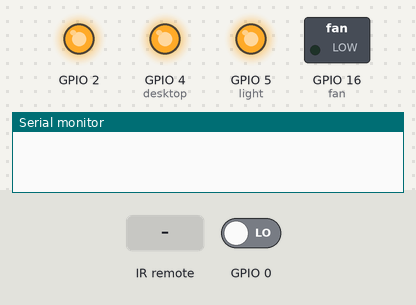
Simulated run of this sketch. Board: ESP8266 (NodeMCU). Shown: switched loads named in the sketch (green lamp = pin HIGH), output pins drawn as LEDs (lit = HIGH), the last lines printed to the serial monitor. The inputs (shaded band) are chosen by the test bench; at power-on: GPIO 0 LOW.

Above: at 2.7 s.
2.8 s: infrared code 0xFFE21D received
At 4.1 s:
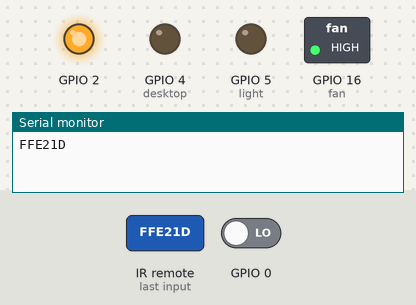
4.8 s: GPIO 0 driven HIGH
At 5.2 s:
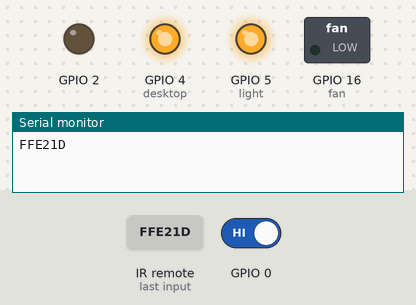
At 12.0 s:
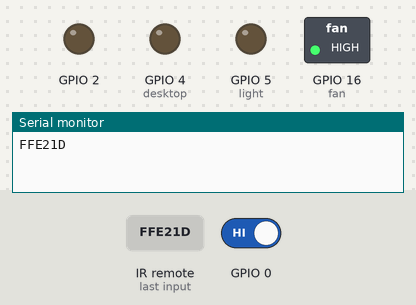
Timing chart, 0 to 12.3 s (numbered marks = the images above; inputs shaded):
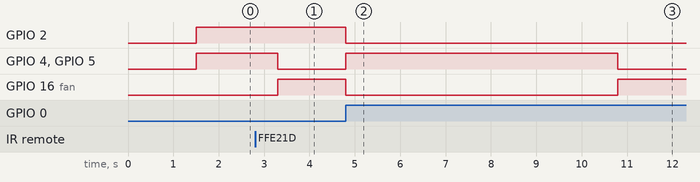

The sketch:

WiRoom.ino
```cpp
#include <IRrecv.h>
#include <IRremoteESP8266.h>
#include <IRutils.h>

uint16_t PIN = 14;
const int light = 5;
const int desktop = 4;
const int fan = 16;
bool state = true;
int timer = 0;
bool frez = false;

IRrecv irrecv (PIN);
decode_results code;

void setup() {
  irrecv.enableIRIn();
  Serial.begin(115200);
  pinMode (0, INPUT);
  pinMode (2, OUTPUT);
  pinMode (light, OUTPUT);
  pinMode (desktop, OUTPUT);
  pinMode (fan, OUTPUT);
  delay(1500);


}

void loop() {

  digitalWrite(2, HIGH);

  if (irrecv.decode(&code)){
    serialPrintUint64(code.value, HEX);
    Serial.println(" ");

    if (code.value == 0xFFE21D){
      state = !state;

    }

    if (code.value == 0xFF6897){
      frez = !frez;

    }

  delay(500);
  irrecv.resume();

  }

  if (digitalRead(0) == HIGH && frez == false){

    state = !state;
    timer = 1;
    }else if (frez == true){
      state = false;
    }

  if (state == false){
    digitalWrite (light, LOW);
    digitalWrite (desktop, LOW);
    digitalWrite (fan, HIGH);
    }

  if (state == true)
  {
    digitalWrite (light, HIGH);
    digitalWrite (desktop, HIGH);
    digitalWrite (fan, LOW);
    }

  if (timer == 1) {
    digitalWrite (2, LOW);
    delay (6000);
    digitalWrite (2, HIGH);
    timer = 0;

  }

}
```

Measured:
- after the input at 2.8 s, GPIO 4 (desktop), GPIO 5 (light): HIGH → LOW after 0.50 s; GPIO 16 (fan): LOW → HIGH after 0.50 s
- after the input at 4.8 s, GPIO 2: HIGH → LOW at once; GPIO 4 (desktop), GPIO 5 (light): LOW → HIGH at once, → LOW 6.0 s later; GPIO 16 (fan): HIGH → LOW at once, → HIGH 6.0 s later
